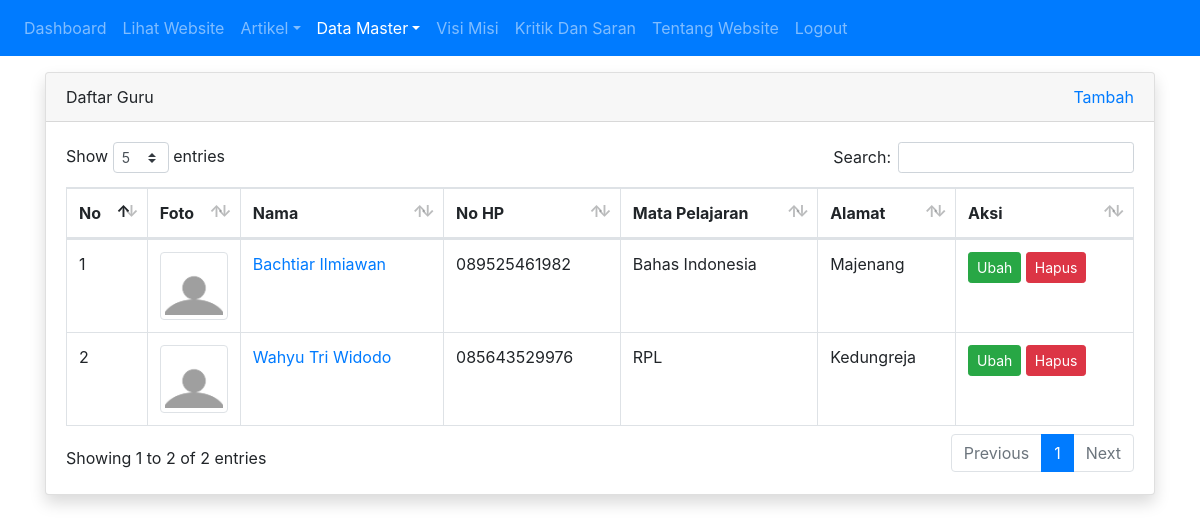
Screenshot of /admin/guru/index.php (signed in) with the database file from the repository.
### tables this page shows
CREATE TABLE `tbl_guru` (
  `id` int(11) NOT NULL,
  `nama` varchar(100) DEFAULT NULL,
  `nip` int(10) DEFAULT NULL,
  `jenis_kelamin` enum('L','P') DEFAULT NULL,
  `no_hp` varchar(12) DEFAULT NULL,
  `tempat_lahir` varchar(50) DEFAULT NULL,
  `tanggal_lahir` date DEFAULT NULL,
  `id_mapel` int(11) DEFAULT NULL,
  `alamat` varchar(100) DEFAULT NULL,
  `foto` varchar(100) DEFAULT NULL
);

CREATE TABLE `tbl_mapel` (
  `id` int(11) NOT NULL,
  `kode_mapel` varchar(255) NOT NULL,
  `mapel` varchar(255) NOT NULL,
  `id_jurusan` int(11) NOT NULL
);

### admin/guru/index.php (the view, shortened to what this page needs)
<?php
require_once '../../koneksi.php';
$query = mysqli_query($koneksi, "SELECT tbl_guru.id AS id, tbl_guru.nama ,tbl_guru.alamat,tbl_guru.foto,tbl_guru.no_hp, tbl_guru.id_mapel, tbl_mapel.mapel,tbl_mapel.id AS id_mapel FROM tbl_guru LEFT JOIN tbl_mapel on tbl_guru.id_mapel = tbl_mapel.id  ORDER BY id ASC");
$no = 1;
?>
<!DOCTYPE html>
<html>
<head>
	<link rel="stylesheet" href="../../resources/datatables/datatables.min.css">
	<link rel="stylesheet" href="../../resources/css/bootstrap.min.css">
</head>
<body>
	<?php require_once '../navbar.php'; ?>
	<div class="container mt-3">
		<div class="row">
			<div class="col">
				<div class="card shadow">
					<div class="card-header">
						<div class="clearfix">
							<div class="float-left">
								Daftar Guru
							</div>
							<div class="float-right">
								<a href="tambah.php">Tambah</a>
							</div>
						</div>
					</div>
					<div class="card-body">
						<table id="table_id" class="dataTable table table-bordered">
						    <thead>
						        <tr>
						            <th>No</th>
						            <th width="50px">Foto</th>
						            <th>Nama</th>
						            <th>No HP</th>
						            <th>Mata Pelajaran</th>
						            <th>Alamat</th>
						            <th>Aksi</th>
						        </tr>
						    </thead>
						    <tbody>
						        <?php while($row = mysqli_fetch_assoc($query)) : ?>
									<tr>
										<td><?= $no++ ?></td>
										<td><img src="../../images/guru/<?= $row['foto'] ?>" alt="" width="100%" class="img-thumbnail"></td>
										<td><a href="detail.php?id=<?= $row['id'] ?>"><?= $row['nama'] ?></a></td>
										<td><?= $row['no_hp'] ?></td>
						        		<td><?= isset($row['mapel']) ? $row['mapel'] : '-' ?></td>
										<td><?= $row['alamat'] ?></td>
										<td>
											<a href="ubah.php?id=<?= $row['id'] ?>" class="btn btn-success btn-sm">Ubah</a>
											<a href="hapus.php?id=<?= $row['id'] ?>" class="btn btn-danger btn-sm" onclick="return confirm('apakah anda yakin?')">Hapus</a>
										</td>
									</tr>
								<?php endwhile; ?>
						    </tbody>
						</table>
					</div>
				</div>
			</div>
		</div>
	</div>
</body>
</html>

### rows the page displays
tbl_guru: foto (picture), nama "Bachtiar Ilmiawan", no_hp "089525461982", id_mapel.mapel "Bahas Indonesia", alamat "Majenang"
tbl_guru: foto (picture), nama "Wahyu Tri Widodo", no_hp "085643529976", id_mapel.mapel "RPL", alamat "Kedungreja"
